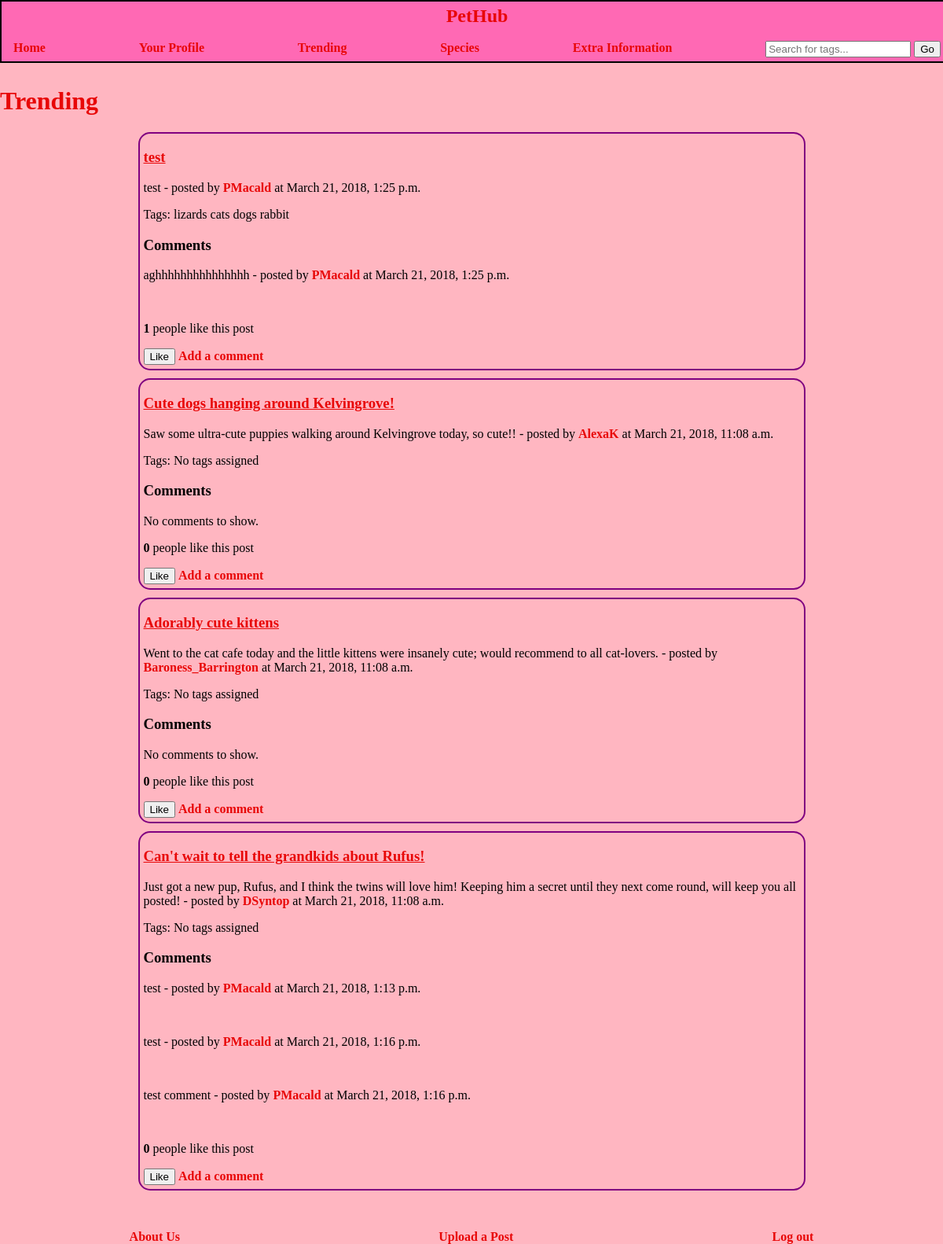
Page /pethub/trending/ (signed in) on the committed database.
### pethub/models.py (models this page shows, shortened)
class Post(models.Model):
    title = models.CharField(max_length=100, default="")
    likes = models.IntegerField(default=0)
    liked_users =  models.ManyToManyField(User, related_name="liked",default=None)
    description = models.CharField(max_length=300,default="")
    picture = models.ImageField(upload_to="post_images",blank=True)
    upload_date = models.DateTimeField(auto_now_add=True)
    tags = TaggableManager(blank=True)
    user = models.ForeignKey(User, null=True)

class Comment(models.Model):
    comment_text = models.CharField(max_length=100, default="")
    upload_date = models.DateTimeField(auto_now_add=True)
    user = models.ForeignKey(User, null=True)
    post = models.ForeignKey(Post, null=True, related_name = "comments")

### pethub/views.py (the view)
@login_required
def trending(request):
    post_list = Post.objects.order_by('-likes')
    response = render(request, 'pethub/trending.html', {'post_list' : post_list})
    return response

### templates/pethub/trending.html (shortened to what this page needs)
{% extends "pethub/base.html" %}
{% load staticfiles %}
{% block body_block %}
<h1>Trending</h1>
	{% if post_list %}
		{% for post in post_list %}
			<div class="post_container">
				<div class="post_title">
					<h3>{{post.title}}</h3>
				</div>
			<div class="post_description"/>
				<p>{{post.description}} - posted by <a href="{% url 'user_profile' %}{{ post.user.username }}">{{post.user.username}}</a> at {{post.upload_date}}</p>
			</div>
			<div class="post_tags">
				<p>Tags:
								{% if not post.tags.all %}
									No tags assigned
								{% else %}
									{% for tag in post.tags.all %}
											{{ tag.name }}
									{% endfor %}
								{% endif %}
				</p>
			</div>
					<div class="comments_container">
					<h3>Comments</h3>
						{% if post.comments.all %}
							{% for comment in post.comments.all %}
								<p>{{comment.comment_text}} - posted by <a href="{% url 'user_profile' %}{{ post.user.username }}">{{comment.user.username}}</a> at {{comment.upload_date}}</p></br>
							{% endfor %}
						{% else %}
							<p>No comments to show.</p>
						{% endif %}
					</div>
					<div class="post_likes"/>
						<p>
							<strong class="like_count" data-postid="{{post.id}}">{{post.likes}}</strong> people like this post
						</p>
					</div>
									{% if user.is_authenticated %}
										<button class="likes-button" data-postid="{{post.id}}"
																	class="btn btn-primary btn-sm" type="button">Like</button>
										<a href="{% url 'add_comment' %}{{ post.id }}">Add a comment</a>
									{% endif %}
		{% endfor %}
	{% endif %}
{% endblock %}

### static/css/styles.css (style rules this page uses)
body { background-color: #FFB6C1; margin: 0; }
h1 { color: #e80707; }
a { font-family: Verdana; font-size: 20; text-decoration: none; color: #e80707; font-weight: bolder; }
.post_container { position: relative; width: 70%; border-style: solid; border-width: 2px; border-color: purple; margin: 0 auto; padding-left: 5px; padding-bottom: 5px; margin-bottom: 10px; border-radius: 15px; }
.post_title h3 { text-decoration: underline; color: #e80707; }
.post_description { font-family: Verdana; font-size: 16; }

### rows in the picture
Post: title "test", description "test", user.username "PMacald", upload_date "March 21, 2018, 1:25 p.m.", likes "1"
Tag: name "lizards"
Tag: name "cats"
Tag: name "dogs"
Tag: name "rabbit"
Comment: comment_text "aghhhhhhhhhhhhhhh", user.username "PMacald", upload_date "March 21, 2018, 1:25 p.m."
Post: title "Cute dogs hanging around Kelvingrove!", description "Saw some ultra-cute puppies walking around Kelvingrove today, so cute!!", user.username "AlexaK", upload_date "March 21, 2018, 11:08 a.m.", shows "No tags assigned", shows "No comments to show.", likes "0"
Post: title "Adorably cute kittens", description "Went to the cat cafe today and the little kittens were insanely cute; would recommend to all cat-lovers.", user.username "Baroness_Barrington", upload_date "March 21, 2018, 11:08 a.m.", shows "No tags assigned", shows "No comments to show.", likes "0"
Post: title "Can't wait to tell the grandkids about Rufus!", description "Just got a new pup, Rufus, and I think the twins will love him! Keeping him a secret until they next come round, will keep you all posted!", user.username "DSyntop", upload_date "March 21, 2018, 11:08 a.m.", shows "No tags assigned", likes "0"
Comment: comment_text "test", user.username "PMacald", upload_date "March 21, 2018, 1:13 p.m."
Comment: comment_text "test", user.username "PMacald", upload_date "March 21, 2018, 1:16 p.m."
Comment: comment_text "test comment", user.username "PMacald", upload_date "March 21, 2018, 1:16 p.m."
